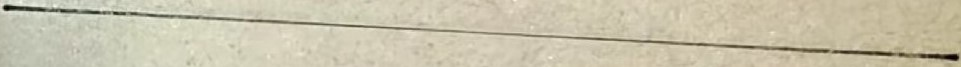
#> input picture task2/line.jpeg, 961 x 67 px, found by its file name
$ python focal.py
#> lines starting #> are read from the running program, lines starting #| are printed output that depends on the picture; after the words box and inside, x2 and y2 are one past the last pixel; in counts of white or black regions, pixels touching at a corner belong together
import cv2
import numpy as np
import os

def find_thinnest_line(image_path):
    # Check if the image file exists
#> called with image_path = 'task2\\line.jpeg'
    if not os.path.isfile(image_path):
        raise FileNotFoundError(f"Image file not found: {image_path}")

    img = cv2.imread(image_path)
#> img is the input picture: shape (67, 961, 3); mean B, G, R 172.1, 195.4, 201.5

    if img is None:
        raise ValueError(f"Error loading image: {image_path}")

    gray = cv2.cvtColor(img, cv2.COLOR_BGR2GRAY)
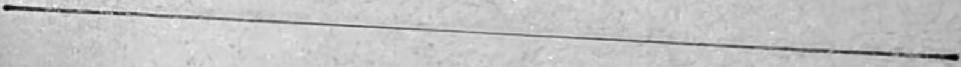
#> gray: shape (67, 961); min 1, max 246, mean 194.5

    # Apply Canny edge detection
    edges = cv2.Canny(gray, 50, 150, apertureSize=3)
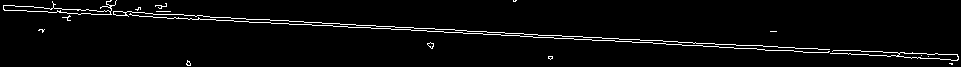
#> edges: shape (67, 961); 3.3% white in thin lines or dots

    # Detect lines using HoughLinesP
    lines = cv2.HoughLinesP(edges, rho=1, theta=np.pi/180, threshold=100, minLineLength=100, maxLineGap=10)
#> lines = [[289, 21, 751, 45], [757, 49, 957, 60], [300, 24, 532, 36], [3, 5, 339, 23], [59, 12, 203, 19], [604, 40, 756, 48]]

    if lines is None or len(lines) == 0:
        raise ValueError("No lines detected in the image.")

    # Calculate the distance of each pixel on the line from the center of the image
    image_center = (img.shape[1] // 2, img.shape[0] // 2)
#> image_center = (480, 33)

    def distance_from_center(x, y):
        return np.sqrt((x - image_center[0])*2 + (y - image_center[1])*2)

    # Find the thinnest point on the line based on the distance from the center
    thinnest_point = min(lines, key=lambda line: distance_from_center((line[0, 0] + line[0, 2]) // 2, (line[0, 1] + line[0, 3]) // 2))
#> thinnest_point = [[289, 21, 751, 45]]

    # Draw a small circle at the thinnest point on the original image
    img_thinnest = img.copy()
    x, y = (thinnest_point[0, 0] + thinnest_point[0, 2]) // 2, (thinnest_point[0, 1] + thinnest_point[0, 3]) // 2
#> x = 520; y = 33
    cv2.circle(img_thinnest, (x, y), 5, (0, 0, 255), -1)
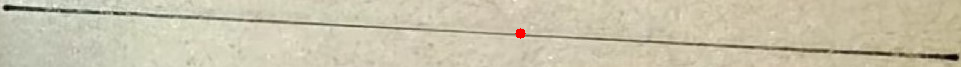
#> img_thinnest: shape (67, 961, 3); 0.13% of pixels changed, all inside (x1, y1, x2, y2) = (515, 28, 526, 39)

    output_file = os.path.join('task2', 'output_thinnest_point_image.jpg')
    cv2.imwrite(output_file, img_thinnest)

    return thinnest_point

    print(f"Output image saved as {output_file}")
image_path = 'task2\line.jpeg'

try:
    # Find the thinnest point on the line
    thinnest_point = find_thinnest_line(image_path)
#> thinnest_point = [[289, 21, 751, 45]]
    print("Thinnest Point Coordinates (x, y):", (thinnest_point[0, 0] + thinnest_point[0, 2]) // 2, (thinnest_point[0, 1] + thinnest_point[0, 3]) // 2)
#| Thinnest Point Coordinates (x, y): 520 33
except FileNotFoundError as e:
    print(f"Error: {e}")
except ValueError as e:
    print(f"Error: {e}")
